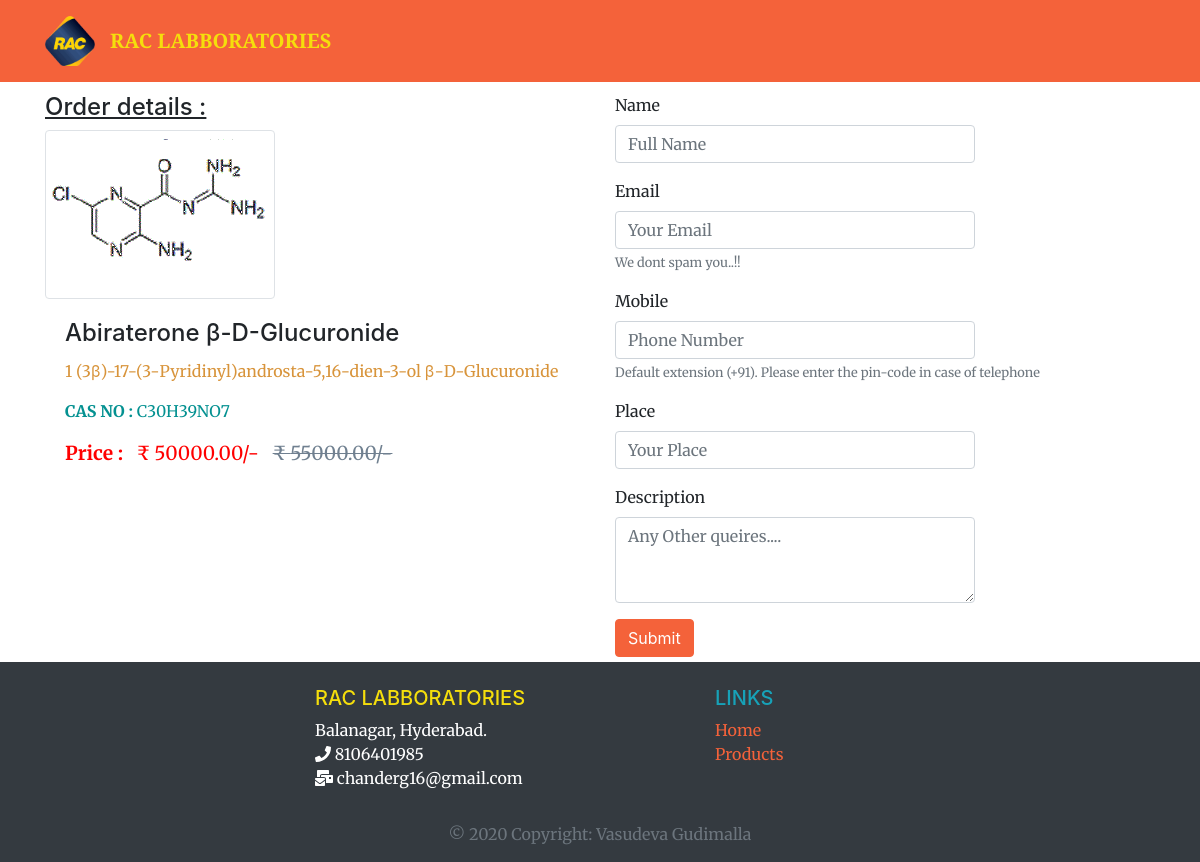
The page /post/2/add_order on the database its author committed.
### my_site/models.py (models this page shows, shortened)
class Post(models.Model):
    impurity_name = models.CharField(max_length=1024,unique=True)
    chemical_name = models.CharField(max_length=512)
    cas_no = models.CharField(max_length=128)
    quantity = models.DecimalField(decimal_places=2,max_digits=10)
    current_price = models.DecimalField(decimal_places=2,max_digits=10)
    actual_price = models.DecimalField(decimal_places=2,max_digits=10)
    image_file = models.ImageField(upload_to="impurities")

### my_site/views.py (the view)
# urls.py: path('post/<int:pk>/add_order',views.add_order,name="add_order"),
def add_order(request, pk):
    posts = get_object_or_404(models.Post, pk=pk)
    if request.method == "POST":
        form = forms.OrderForm(request.POST)
        if form.is_valid():
            order = form.save(commit=False)
            order.post = posts
            order.datetime = date.today()
            order.save()
            return redirect('my_site:post_list')
    else:
        form = forms.OrderForm()
    return render(request, 'my_site/order_form.html', {'form': form, 'post': posts})

### my_site/forms.py
class OrderForm(forms.ModelForm):
    class Meta():
        model = models.Order
        fields = ('name','email','mobile','place','description')
        widgets = {
            'name':forms.TextInput(attrs=setAttrs(placeholder='Full Name')),
            'place' : forms.TextInput(attrs=setAttrs(placeholder='Your Place')),
            'description':forms.Textarea(attrs=setAttrs(placeholder='Any Other queires....',rows="3")),
        }

### my_site/templates/my_site/order_form.html (shortened to what this page needs)
{%extends "base.html"%}
{%block body_block%}
<div class="container" style="padding-bottom: 5px;">
    <div class="row">
        <div class="col-md-6">
            <h4 style="text-decoration: underline;">Order details :</h4>
            <img class="img-thumbnail" src="/media/{{post.image_file}}">
              <div class="card-body">
                <h4 class="card-title">{{post.impurity_name}}</h4>
                <p class="card-text" style="color: rgb(216, 148, 59);"> {{post.chemical_name}} </p>
                <p style="color:rgb(4, 145, 145);"><strong>CAS NO : </strong><span >{{post.cas_no}}</span></p>
                <p style="font-size: larger;"><span style="color: red"><strong>Price : </strong>&nbsp;&nbsp;₹ {{post.current_price}}/-</span>&nbsp;&nbsp; <del style="color: slategray;">₹ {{post.actual_price}}/-</del></p>
              </div>
        </div>
        <form class="col-md-6" method="post">
            {%for field in form%}
            <div class="form-group">
                <label>{{field.label}}</label>
                {{field}}
                <small id="helpId" class="text-muted">{{field.help_text}}</small>
            </div>
            {%endfor%}
            <button type="submit" class="btn btn-primary">Submit</button>
        </form>
    </div>
</div>
{%endblock%}

### rows shown on the page
Post: image_file (picture), impurity_name "Abiraterone β-D-Glucuronide", chemical_name "1 (3β)-17-(3-Pyridinyl)androsta-5,16-dien-3-ol β-D-Glucuronide", cas_no "C30H39NO7", current_price "50000.00", actual_price "55000.00"

### other values the page prints
{{ field.label }} "Name" "Email" "Mobile" "Place" "Description"
{{ field.help_text }} "We dont spam you..!!" "Default extension (+91). Please enter the pin-code in case of telephone"
